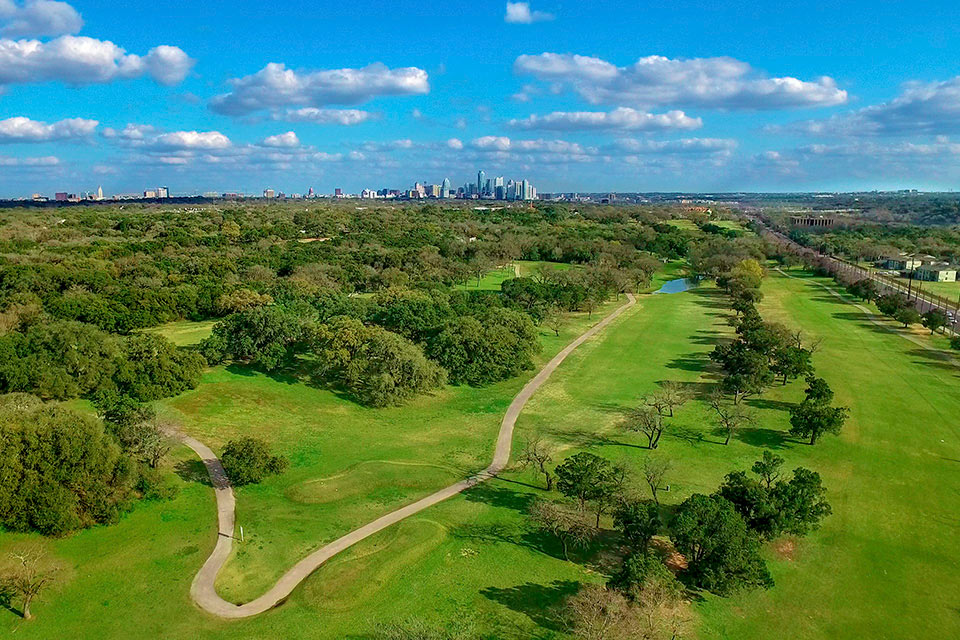
#> input picture images/event-firecracker-new.jpg, 960 x 640 px
$ python -i swipe-merrill-metalwood.py   (imports and definitions only)
#> lines starting #> are read from the running program, lines starting #| are printed output that depends on the picture
#> further down, picture is the input picture: PIL image 960x640 RGB; mean R, G, B 83.5, 127.6, 90.8
#!/usr/bin/env python3
"""swipe-merrill-metalwood.py — swipeable product galleries on the Merrill Golf and Metalwood Studio
Brand to Know pages. 5 October 2026. Lenny: "we need the merrill golf and the metalwood pages to have
swipeable images on the product shots".

Sources: research/swipe-mm/fetch.json (each brand's own store images; Merrill adds the other colourways
of the same product; four retired Metalwood products use their V1-V3 store images). Products with one
store photo get a close-up detail crop of that photo as frame 2. Instagram collab cards stay single.
Frames: 1000x1250, light backgrounds multiplied onto the TGI gradient. Idempotent; --apply to write.
"""
import json, re, sys, pathlib
import numpy as np
from PIL import Image
ROOT = pathlib.Path(__file__).resolve().parent
# [1 line not run here, left out]
PAGES = {"merrill": ("drops/brand-to-know-merrill-golf.html", "images/merrill-golf/sw"),
         "metalwood": ("drops/brand-to-know-metalwood-studio.html", "images/metalwood/sw")}
DONOR = ROOT / "drops/brand-to-know-metalwood-studio.html"
W, H = 1000, 1250
TOP, BOT = np.array((242, 238, 230), float), np.array((228, 222, 210), float)
GRAD = (TOP * (1 - np.linspace(0, 1, H)[:, None, None]) + BOT * np.linspace(0, 1, H)[:, None, None]).repeat(W, 1)

def edge_light(im):
    a = np.asarray(im.resize((200, max(1, int(200 * im.height / im.width))))).astype(int)
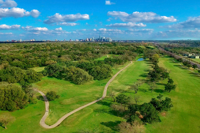
#> a: shape (133, 200, 3) int64; mean R, G, B 83.5, 127.7, 90.8
    b = np.concatenate([a[0], a[-1], a[:, 0], a[:, -1]])
#> b = 666 rows, first 8: [169, 193, 222], [155, 189, 220], [116, 177, 220], [59, 157, 221], [43, 158, 223], [93, 163, 218], [120, 169, 220], [136, 178, 220]
    return ((b.min(axis=1) >= 228).mean() > 0.9 and b.std(axis=0).max() < 10), tuple(int(c) for c in np.median(b, axis=0))

def frame(im):
    im = im.convert("RGB"); light, col = edge_light(im); w, h = im.size; r = W / H
#> after `light, col = edge_light(im)`: light = False; col = (83, 132, 48)
#> after `w, h = im.size`: w = 960; h = 640
    if light:
        t = im.copy(); t.thumbnail((int(W * .9), int(H * .9)), Image.LANCZOS)
        bg = Image.new("RGB", (W, H), col); bg.paste(t, ((W - t.width) // 2, (H - t.height) // 2))
        a = np.asarray(bg).astype(float)
        return Image.fromarray((a * GRAD / np.maximum(np.array(col, float), 1)).clip(0, 255).astype(np.uint8))
    if w / h > r: nw = int(h * r); x = (w - nw) // 2; im = im.crop((x, 0, x + nw, h))
#> after `nw = int(h * r)`: nw = 512
#> after `x = (w - nw) // 2`: x = 224
#> after `im = im.crop((x, 0, x + nw, h))`:
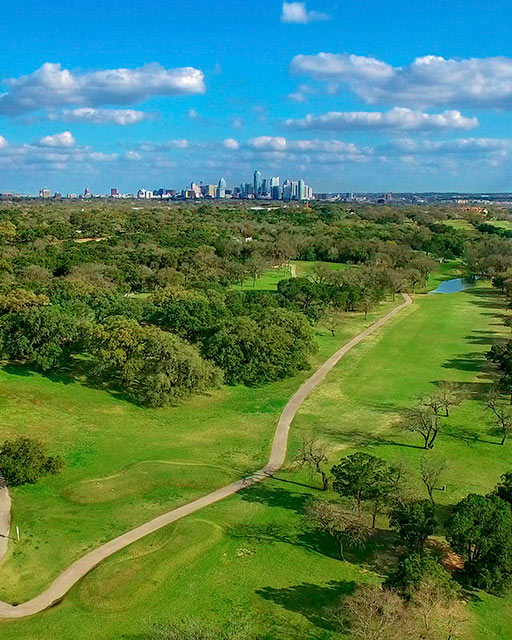
#> im: PIL image 512x640 RGB; mean R, G, B 84.1, 128.8, 93.5
    else: nh = int(w / r); y = int((h - nh) * .35); im = im.crop((0, y, w, y + nh))
    return im.resize((W, H), Image.LANCZOS)

# [71 lines left out: functions detail, gallery, main, not called in this run]

# [2 lines not run here, left out]

>>> from PIL import Image
>>> picture = Image.open('images/event-firecracker-new.jpg')
>>> result = frame(picture)
